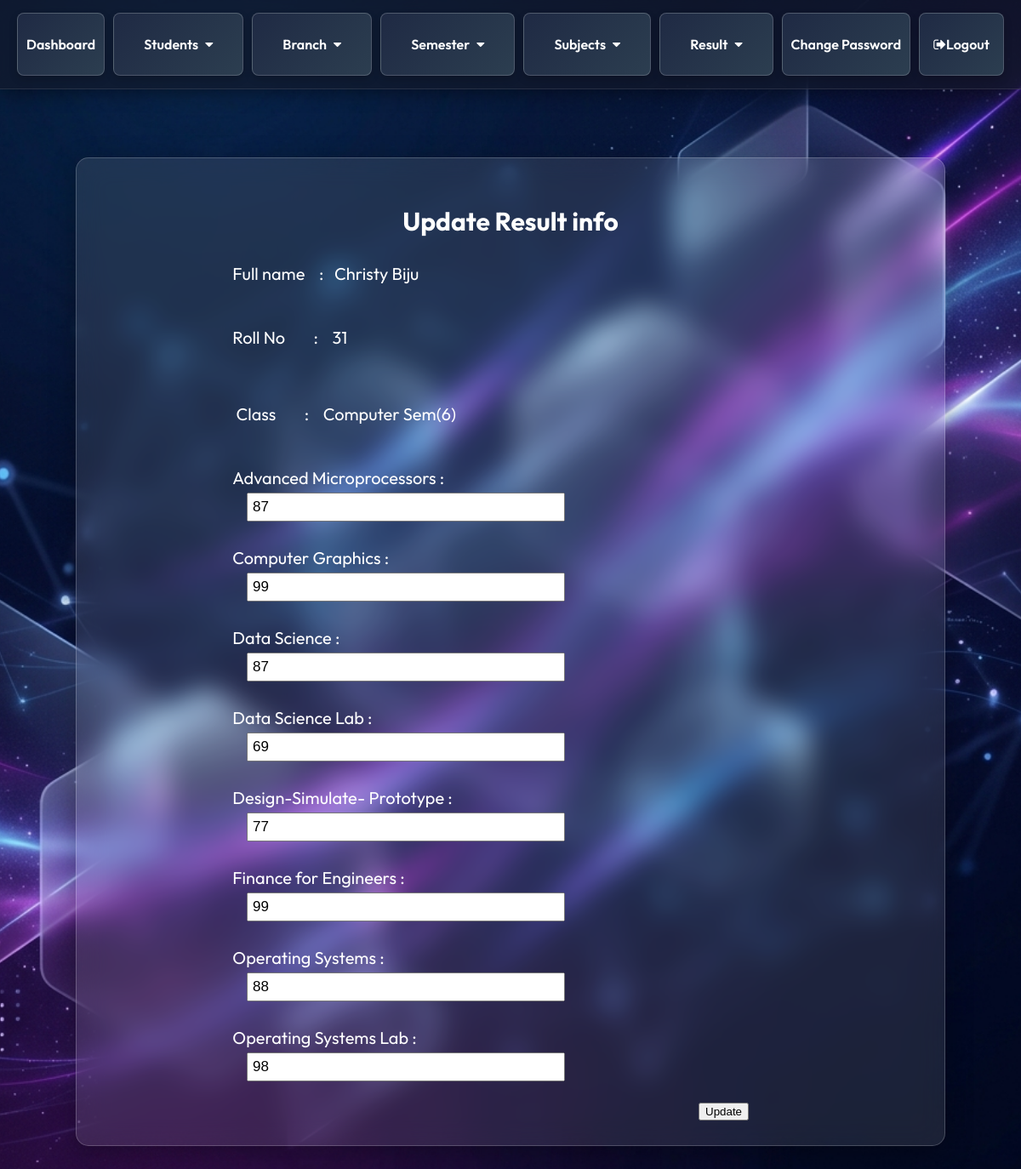
Screenshot of /edit-result.php?stid=1 (signed in) with the database file from the repository.
### tables this page shows
CREATE TABLE `student` (
  `reg_id` int(255) NOT NULL,
  `Name` varchar(200) NOT NULL,
  `Roll_No` int(160) NOT NULL,
  `Email` varchar(100) NOT NULL,
  `Gender` varchar(50) NOT NULL,
  `DOB` varchar(100) NOT NULL,
  `branch_id` int(100) NOT NULL,
  `sem_id` int(8) NOT NULL,
  `Reg_date` timestamp NOT NULL DEFAULT current_timestamp(),
  `status` int(1) NOT NULL
);

CREATE TABLE `branch` (
  `branch_id` int(50) NOT NULL,
  `branch` varchar(100) NOT NULL
);

CREATE TABLE `semester` (
  `sem_id` int(9) NOT NULL,
  `semester` int(100) NOT NULL
);

CREATE TABLE `results` (
  `result_id` int(200) NOT NULL,
  `roll_no` int(200) NOT NULL,
  `branch_id` int(50) NOT NULL,
  `sem_id` int(9) NOT NULL,
  `subj_id` int(200) NOT NULL,
  `marks` int(110) NOT NULL
);

CREATE TABLE `subjects` (
  `subj_id` int(200) NOT NULL,
  `subj_name` varchar(200) NOT NULL,
  `subj_code` varchar(100) NOT NULL,
  `status` int(1) NOT NULL
);

### edit-result.php (the view, shortened to what this page needs)
<?php
include "includes/connection.php";
$stid = intval($_GET['stid']);
?>
<!DOCTYPE html>
<html lang="en">
<head>
</head>
<body>
    <?php include "nav.php";?>
    <div class="glass-panel" style="width: 80%; margin: 80px auto;">
    <h2 style="text-align:center; font-size : 30px">Update Result info</h2>
        <form method="post" >
    <?php
    $sql = "SELECT student.Name,student.Roll_No,branch.branch , semester.semester from results join student on student.Roll_No = results.roll_no join subjects on subjects.subj_id = results.subj_id join branch on branch.branch_id = results.branch_id join semester on semester.sem_id = results.sem_id where student.reg_id  = $stid limit 1";
    $result = mysqli_query($conn,$sql);
    $num = mysqli_num_rows($result);
    if($num > 0){
        while($row = mysqli_fetch_assoc($result)){
           ?>
           <div style=" width : 75%; margin:auto auto; font-size : 20px">
<p style="margin-top : 30px">
        <label for="fullname">Full name  &nbsp;&nbsp;&nbsp;:&nbsp;&nbsp;
<?php echo $row['Name']; ?>
</label>
      </p>
<p style="margin-top : 50px">
        <label for="rollno">Roll No &nbsp;&nbsp;&nbsp;&nbsp;&nbsp;&nbsp; : &nbsp;&nbsp;
<?php echo $row['Roll_No']; ?>
</label>
      </p>
 <p>
        <label for="class "> Class &nbsp;&nbsp;&nbsp;&nbsp;&nbsp;&nbsp; : &nbsp;&nbsp;
<?php echo ($row['branch']."   Sem(".$row['semester'].")"); ?>
</label>
      </p>
<?php
        }
    }
?>
<?php
    $sql = "SELECT student.Name,student.Roll_No,branch.branch , semester.semester, results.marks, results.result_id, subjects.subj_name from results join student on student.Roll_No = results.roll_no join subjects on subjects.subj_id = results.subj_id join branch on branch.branch_id = results.branch_id join semester on semester.sem_id = results.sem_id where student.reg_id  = $stid ";
    $result = mysqli_query($conn,$sql);
    $num = mysqli_num_rows($result);
    if($num  > 0){
        while($row = mysqli_fetch_assoc($result)){
            ?>
            <p style="margin-top : 30px">
        <label for="default"><?php echo $row['subj_name']; ?>  :&nbsp;&nbsp;&nbsp;&nbsp;&nbsp;&nbsp;&nbsp;&nbsp;  </label><br>
<input name="marks[]" id="marks" value="<?php echo $row['marks'];?>" maxlength="5" required="required" autocomplete="off" style="width : 50%;padding : 5px;font-size:17px; margin-left : 50px; margin-top:5px"/>
      </p>
<?php
        }
    }
?>
 <div style="float:right; margin-right : 80px">
        <button type="submit" >Update</button>
</div>
  </form>
    </div>
</body>
</html>

### css/nav.css (style rules this page uses)
body { margin: 0; padding: 0; font-family: 'Outfit', sans-serif; background-image: url('../images/bg-modern.png'); background-size: cover; background-position: center; background-attachment: fixed; min-height: 100vh; color: #fff; }
.glass-panel { background: rgba(255, 255, 255, 0.1); backdrop-filter: blur(16px); -webkit-backdrop-filter: blur(16px); border: 1px solid rgba(255, 255, 255, 0.2); border-radius: 15px; box-shadow: 0 8px 32px rgba(0, 0, 0, 0.3); padding: 30px; color: white; }

### rows the page displays
student: Name "Christy Biju", Roll_No "31", branch.branch "Computer", sem.semester "6"
results: subj.subj_name "Advanced Microprocessors", marks "87"
results: subj.subj_name "Computer Graphics", marks "99"
results: subj.subj_name "Data Science", marks "87"
results: subj.subj_name "Data Science Lab", marks "69"
results: subj.subj_name "Design-Simulate- Prototype", marks "77"
results: subj.subj_name "Finance for Engineers", marks "99"
results: subj.subj_name "Operating Systems", marks "88"
results: subj.subj_name "Operating Systems Lab", marks "98"
